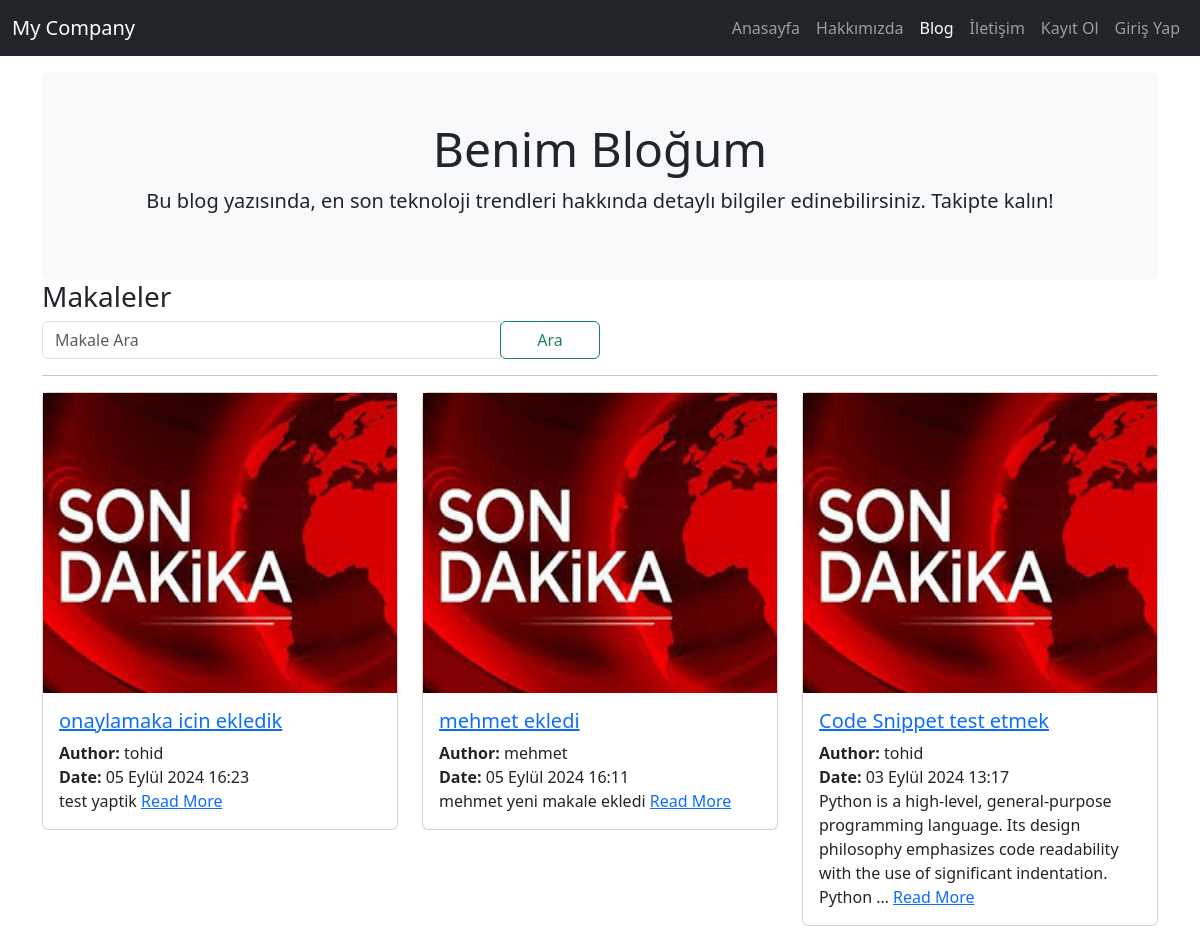
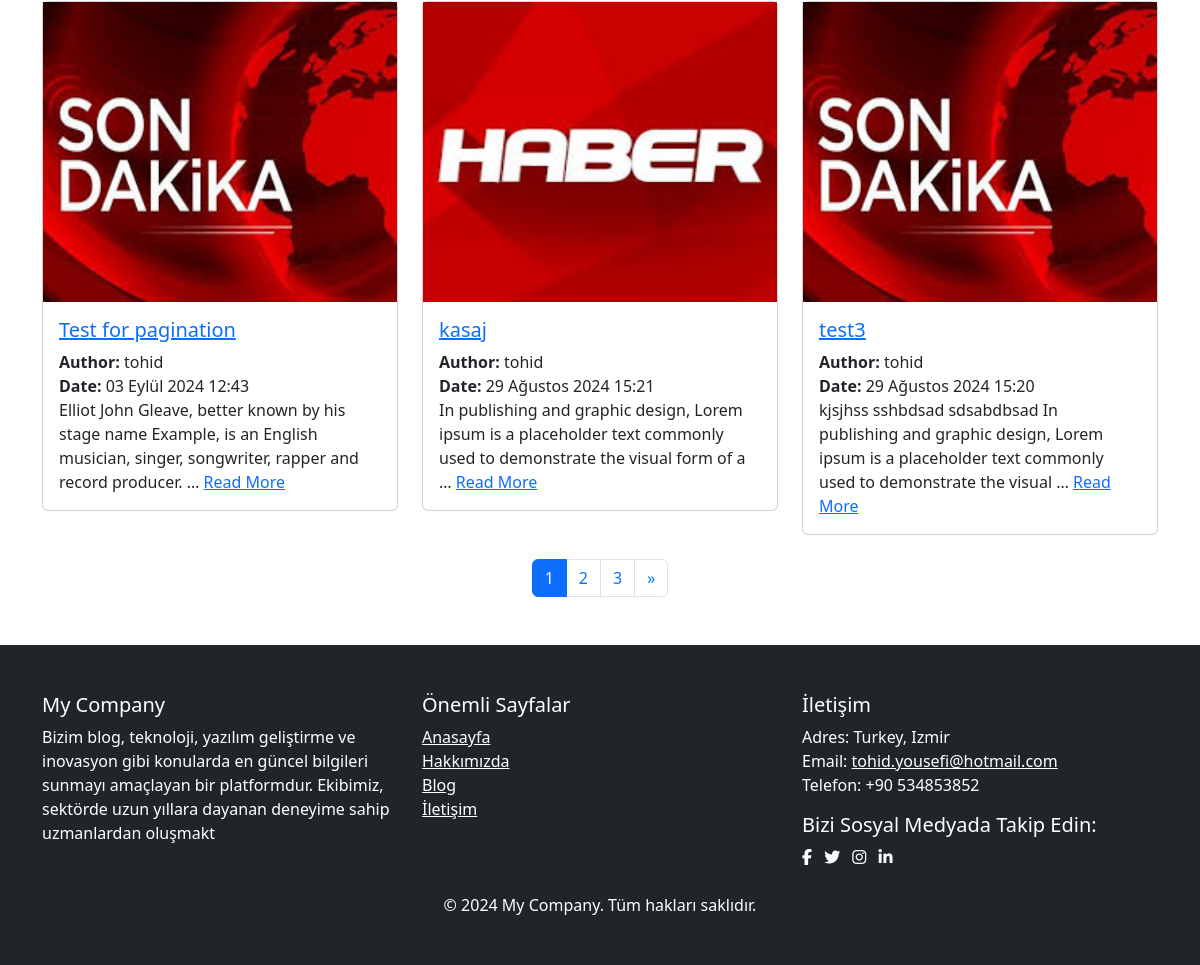
Screenshot of /blog/ with the database file from the repository (2 pictures, top to bottom).
### blog/models.py (models this page shows, shortened)
class Article(models.Model):
    author = models.ForeignKey("auth.User", on_delete=models.CASCADE, verbose_name="Yazar")
    title = models.CharField(max_length=200, verbose_name="Başlık")
    content = RichTextField(verbose_name="İçerik")
    created_date = models.DateTimeField(auto_now_add=True, verbose_name="Oluşturma_Tarihi")
    article_img = models.FileField(blank=True, null=True, verbose_name="Makale Fotoğrafı")
    is_approved = models.BooleanField(default=False, verbose_name="Onaylı mı?")

class FooterSettings(models.Model):
    description = models.TextField(verbose_name="Şirket Açıklaması", blank=True)
    address = models.CharField(max_length=255, verbose_name="Adres", blank=True)
    phone = models.CharField(max_length=20, verbose_name="Telefon", blank=True)
    email = models.EmailField(verbose_name="E-posta", blank=True)
    facebook = models.URLField(verbose_name="Facebook URL", blank=True, null=True)
    twitter = models.URLField(verbose_name="Twitter URL", blank=True, null=True)
    instagram = models.URLField(verbose_name="Instagram URL", blank=True, null=True)
    linkedin = models.URLField(verbose_name="LinkedIn URL", blank=True, null=True)

### blog/views.py (the view)
# urls.py: path("", views.articles, name="articles"),
def articles(request):
    keyword = request.GET.get("keyword")
    if keyword:
        articles = Article.objects.filter(title__contains = keyword, is_approved=True)
    else:
        articles = Article.objects.filter(is_approved=True).order_by("-created_date")
    paginator = Paginator(articles, 6)  # Her sayfada 6 makale göster
    page_number = request.GET.get('page')
    page_obj = paginator.get_page(page_number)
    context = {
        "articles": articles,
        "page_obj": page_obj,
        "keyword": keyword
    }
    return render(request, "articles.html", context)

### blog/context_processors.py (called while the page is built)
def footer_settings(request):
    settings = FooterSettings.objects.first()
    return {'footer_settings': settings}

### blog/templatetags/custom_filters.py (called while the page is built)
@register.filter(name='strip_html')
def strip_html(value):
    return strip_tags(value)

### templates/articles.html (shortened to what this page needs)
{% extends "layout.html" %}
{% load static %}
{% load custom_filters %}
{% block body %}
<div class="jumbotron bg-light p-5 rounded text-center">
    <h3 class="display-5">Benim Bloğum</h3>
    <p class="lead">Bu blog yazısında, en son teknoloji trendleri hakkında detaylı bilgiler edinebilirsiniz. Takipte kalın!</p>
</div>
<h3>Makaleler</h3>
<form class="form-inline mb-3">
    <div class="input-group w-50">
        <input class="form-control" type="search" name="keyword" placeholder="Makale Ara">
        <div class="input-group-append">
            <button class="btn btn-outline-success" type="submit" style="width: 100px;">Ara</button>
        </div>
    </div>
</form>
<hr>
{% if articles %}
<div class="row">
    {% for article in page_obj %}
    <div class="col-md-4 mb-4">
        <div class="card">
            <a href="{% url 'blog:detail' article.id %}">
                <img src="{% if article.article_img %}
                {{ article.article_img.url }}
            {% else %}
                {% static 'images/image_news.jpg' %}
            {% endif %}" alt="{{ article.title }}"
            style="height: 300px; width: 100%;">
            </a>
            <div class="card-body">
                <h5 class="card-title"><a href="{% url 'blog:detail' article.id %}">{{article.title}}</a></h5>
                <div class="card-text"><strong>Author:</strong> {{article.author.username}}</div>
                <div class="card-text"><strong>Date:</strong> {{article.created_date}}</div>
                <div class="card-text">
                    {{article.content|strip_html|truncatewords:20}}
                    <a href="{% url 'blog:detail' article.id %}">Read More</a>
                </div>
            </div>
        </div>
    </div>
    {% endfor %}
 </div>
         <nav>
            <ul class="pagination justify-content-center">
                {% for num in page_obj.paginator.page_range %}
                    <li class="page-item {% if page_obj.number == num %}active{% endif %}">
                        <a class="page-link" href="?page={{ num }}{% if keyword %}&keyword={{ keyword }}{% endif %}">{{ num }}</a>
                    </li>
                {% endfor %}
                {% if page_obj.has_next %}
                    <li class="page-item">
                        <a class="page-link" href="?page={{ page_obj.next_page_number }}{% if keyword %}&keyword={{ keyword }}{% endif %}">
                            <span>&raquo;</span>
                        </a>
                    </li>
                {% endif %}
            </ul>
        </nav>
{% else %}
    <div class="alert alert-danger">Herhangi bir makale bulunamadi</div>
{% endif %}
{% endblock body %}

### templates/includes/footer.html (shortened to what this page needs)
<footer class="bg-dark text-white py-5 mt-5">
    <div class="container">
        <div class="row">
            <div class="col-md-4">
                <h5>My Company</h5>
                <p>{{ footer_settings.description }}</p>
            </div>
            <div class="col-md-4">
                <h5>Önemli Sayfalar</h5>
                <ul class="list-unstyled">
                    <li><a href="{% url 'index' %}" class="text-white">Anasayfa</a></li>
                    <li><a href="{% url 'about' %}" class="text-white">Hakkımızda</a></li>
                    <li><a href="{% url 'blog:articles' %}" class="text-white">Blog</a></li>
                    <li><a href="{% url 'contact' %}" class="text-white">İletişim</a></li>
                </ul>
            </div>
            <div class="col-md-4">
                <h5>İletişim</h5>
                <p>
                    Adres: {{footer_settings.address}} <br>
                    Email: <a href="mailto:{{footer_settings.email}}" class="text-white">{{footer_settings.email}}</a><br>
                    Telefon: {{footer_settings.phone}}
                </p>
                <div>
                    <h5>Bizi Sosyal Medyada Takip Edin:</h5>
                    {% if footer_settings.facebook %}
                    <a href="{{footer_settings.facebook}}" class="text-white me-2"><i class="fab fa-facebook-f"></i></a>
                    {% endif %}
                    {% if footer_settings.twitter %}
                    <a href="{{footer_settings.twitter}}" class="text-white me-2"><i class="fab fa-twitter"></i></a>
                    {% endif %}
                    {% if footer_settings.instagram %}
                    <a href="{{footer_settings.instagram}}" class="text-white me-2"><i class="fab fa-instagram"></i></a>
                    {% endif %}
                    {% if footer_settings.linkedin %}
                    <a href="{{footer_settings.instagram}}" class="text-white"><i class="fab fa-linkedin-in"></i></a>
                    {% endif %}
                </div>
            </div>
        </div>
        <div class="text-center mt-4">
            <p class="mb-0">&copy; 2024 My Company. Tüm hakları saklıdır.</p>
        </div>
    </div>
</footer>

### rows the page displays
Article: title "onaylamaka icin ekledik", author.username "tohid", created_date "05 Eylül 2024 16:23", content "test yaptik"
Article: title "mehmet ekledi", author.username "mehmet", created_date "05 Eylül 2024 16:11", content "mehmet yeni makale ekledi"
Article: title "Code Snippet test etmek", author.username "tohid", created_date "03 Eylül 2024 13:17", content "Python is a high-level, general-purpose programming language. Its design philosophy emphasizes code readability with the use of significant indentation. Python …"
Article: title "Test for pagination", author.username "tohid", created_date "03 Eylül 2024 12:43", content "Elliot John Gleave, better known by his stage name Example, is an English musician, singer, songwriter, rapper and record producer. …"
Article: article_img (picture), title "kasaj", author.username "tohid", created_date "29 Ağustos 2024 15:21", content "In publishing and graphic design, Lorem ipsum is a placeholder text commonly used to demonstrate the visual form of a …"
Article: title "test3", author.username "tohid", created_date "29 Ağustos 2024 15:20", content "kjsjhss sshbdsad sdsabdbsad In publishing and graphic design, Lorem ipsum is a placeholder text commonly used to demonstrate the visual …"
FooterSettings: description "Bizim blog, teknoloji, yazılım geliştirme ve inovasyon gibi konularda en güncel bilgileri sunmayı amaçlayan bir platformdur. Ekibimiz, sektörde uzun yıllara dayanan deneyime sahip uzmanlardan oluşmakt", address "Turkey, Izmir", email "tohid.yousefi@hotmail.com", phone "+90 534853852"

### other values shown
{{ num }} "1" "2" "3"
